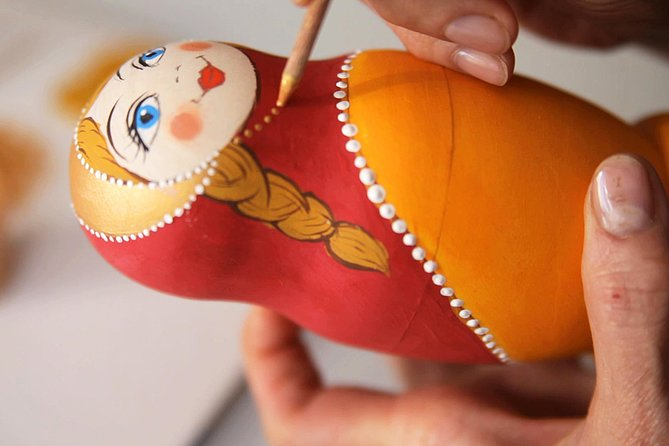
#> input picture KMeans_Project/matryoshka.jpg, 669 x 446 px
$ jupyter execute Image_Segmentation_KMeans_Scratch.ipynb
#> lines starting #> are read from the running program, lines starting #| are printed output that depends on the picture
#> in load_image, img is the input picture: PIL image 669x446 RGB; mean R, G, B 187.1, 122.7, 93.2
### Image Segmentation Using K-Means Clustering for Color-Based Region Extraction

### Description:

In this project, we will implement **K-Means clustering from scratch** and use it to perform image segmentation based on color similarity. **Image segmentation** is the process of dividing an image into meaningful regions. In this project, segmentation is done using **color clustering**, where every pixel is grouped into one of K color clusters.

### We are trying to minimize the objective function below:
$$J = \sum_{i=1}^{m} \sum_{k=1}^{K} w_{ik} ||x^{(i)} - \mu_k||^2$$

[cell 1]
import numpy as np
import matplotlib.pyplot as plt
from PIL import Image

[cell 2]
def load_image(path):
    img = Image.open(path)
    data = np.array(img)
    return data

def preprocess_image(image_data):
    pixels = image_data.reshape(-1, 3)
    return pixels

[cell 3]
def initialize_centers(pixels, k):
    indices = np.random.choice(pixels.shape[0], k, replace=False)
    centers = pixels[indices]
    return centers

def assign_clusters(pixels, centers):
    distances = np.linalg.norm(pixels[:, np.newaxis] - centers, axis=2)
    labels = np.argmin(distances, axis=1)
    return labels

def update_centers(pixels, labels, k):
    new_centers = []

    for i in range(k):
        cluster_pixels = pixels[labels == i]

        if len(cluster_pixels) > 0:
            mean_center = cluster_pixels.mean(axis=0)
            new_centers.append(mean_center)
        else:
            new_centers.append(pixels[np.random.choice(len(pixels))])

    return np.array(new_centers)

def kmeans(pixels, k, max_iters=10, tol=1e-4):
    centers = initialize_centers(pixels, k)

    for _ in range(max_iters):
        labels = assign_clusters(pixels, centers)

        new_centers = update_centers(pixels, labels, k)

        if np.linalg.norm(new_centers - centers) < tol:
            centers = new_centers
            break

        centers = new_centers
    return centers, labels

[cell 4]
def recreate_image(labels, centers, image_shape):

    segmented_flat = centers[labels]

    segmented = segmented_flat.reshape(image_shape)

    segmented = segmented.astype(np.uint8)
    return segmented

[cell 5]
def calculate_wcss(pixels, max_k=10):
#> called with pixels = array of shape (298374, 3), max_k = 10
    wcss = []

    for k in range(1, max_k + 1):

        centers, labels = kmeans(pixels, k)


        assigned_centers = centers[labels]


        sq_diff = (pixels - assigned_centers) ** 2
        error = np.sum(sq_diff)

        wcss.append(error)
        print(f"K={k}: WCSS={error:.2f}")
#> this loop made 10 passes
#> error on passes 4 to 10: 500388862.1, 400289512.1, 368094322.6, 339473727.5, 256191959.2, 244530860.7, 210667368.7
#> (centers, error) on passes 1 to 3: ([[187.1, 122.7, 93.2]], 3.24e+09), ([[169.1, 74.94, 34.58], [208.8, 180.5, 164.1]], 1.05e+09), ([[146, 34, 30], [212, 94, 7], [185, 72, 6]], 700102352.4)
#| K=1: WCSS=3235399381.58
#| K=2: WCSS=1054740226.64
#| K=3: WCSS=700102352.41
#| K=4: WCSS=500388862.13
#| K=5: WCSS=400289512.12
#| K=6: WCSS=368094322.59
#| K=7: WCSS=339473727.54
#| K=8: WCSS=256191959.23
#> (further printed lines are left out)
#> after the loop, wcss = [3.24e+09, 1.05e+09, 700102352.4, 500388862.1, 400289512.1, 368094322.6, 339473727.5, 256191959.2, 244530860.7, 210667368.7]
    return wcss

def plot_elbow(wcss):
    k_range = range(1, len(wcss) + 1)

    plt.figure(figsize=(10, 6))
    plt.plot(k_range, wcss, marker='o', linestyle='--', color='b')

    plt.title('Elbow Method for Optimal K')
    plt.xlabel('Number of Clusters (K)')
    plt.ylabel('WCSS (Within-Cluster Sum of Squares)')
    plt.xticks(k_range)
    plt.grid(True)

    plt.show()

[cell 6]
image_path_elbow = r"matryoshka.jpg"
original_image_elbow = load_image(image_path_elbow)
pixel_data_elbow = preprocess_image(original_image_elbow)

wcss_values = calculate_wcss(pixel_data_elbow, max_k=10)
#> wcss_values has the same summary as wcss in calculate_wcss

print("Plotting the elbow curve...")
plot_elbow(wcss_values)
#> in plot_elbow, `plt.show()`:
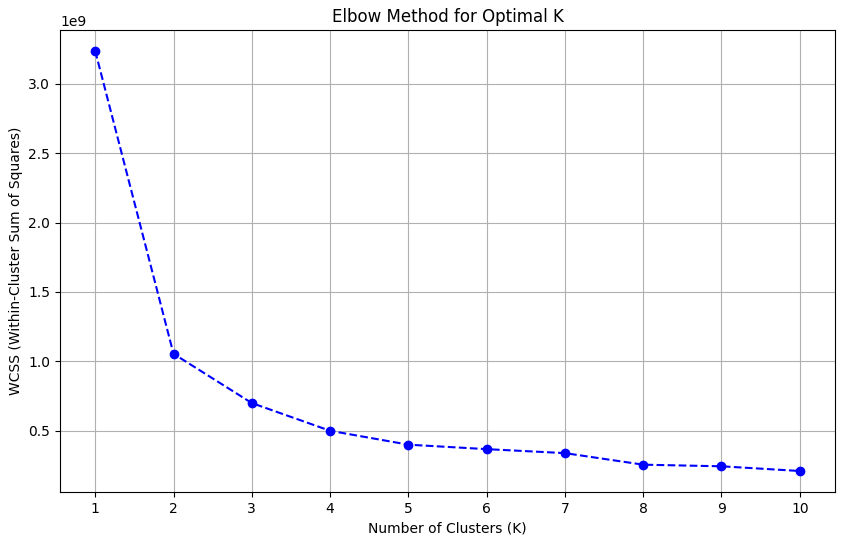
#> figure drawn by matplotlib, 1 panel; curve peaks at x = 1, y = 3.24e+09

[cell 7]
image_path = r"matryoshka.jpg"
k_value = 5

print(f"Loading image from {image_path}...")
original_image = load_image(image_path)

pixel_data = preprocess_image(original_image)

print(f"Running K-Means with K={k_value}")
final_centers, final_labels = kmeans(pixel_data, k_value)
#> final_centers = [[200.9, 163.8, 141.1], [176.8, 111.5, 86.99], [121.8, 41.79, 25.49], [218.6, 202.4, 192.8], [209.5, 91.25, 22.66]]

print("Reconstructing image...")
segmented_result = recreate_image(final_labels, final_centers, original_image.shape)
#> in recreate_image, `segmented = segmented_flat.reshape(image_shape)`:
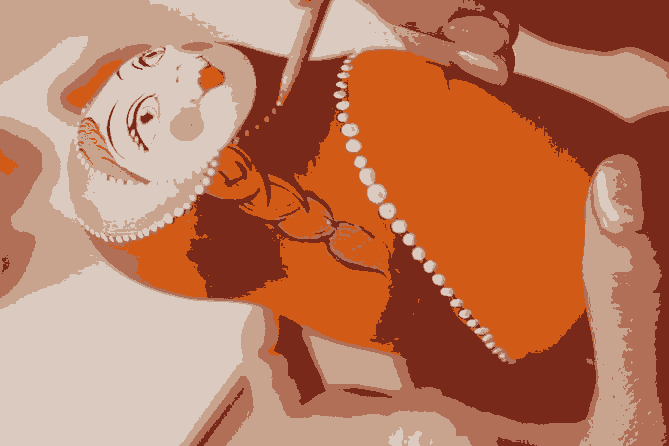
#> segmented: shape (446, 669, 3) float64; mean of channels 0, 1, 2 187.1, 122.7, 93.2; drawn as R, G, B

print("Segmentation complete!")

[cell 8]
fig, ax = plt.subplots(1, 2, figsize=(12, 6))

ax[0].imshow(original_image)
ax[0].set_title('Original Image')
ax[0].axis('off')  # Hide axis ticks (they are irrelevant for images)

ax[1].imshow(segmented_result)
ax[1].set_title(f'Segmented Image (K={k_value})')
ax[1].axis('off')

plt.tight_layout()
plt.show()
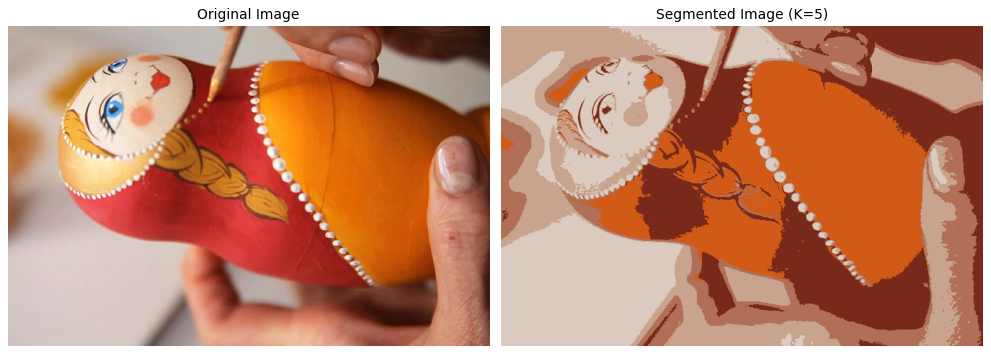
#> figure drawn by matplotlib, 2 panels
